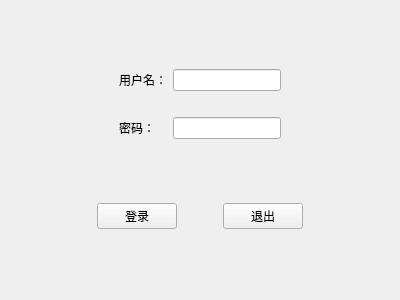
<?xml version="1.0" encoding="UTF-8"?>
<ui version="4.0">
 <class>MainWindow</class>
 <widget class="QMainWindow" name="MainWindow">
  <property name="geometry">
   <rect>
    <x>0</x>
    <y>0</y>
    <width>400</width>
    <height>300</height>
   </rect>
  </property>
  <property name="minimumSize">
   <size>
    <width>400</width>
    <height>300</height>
   </size>
  </property>
  <property name="maximumSize">
   <size>
    <width>400</width>
    <height>300</height>
   </size>
  </property>
  <property name="windowTitle">
   <string>登录</string>
  </property>
  <widget class="QWidget" name="centralWidget">
   <layout class="QVBoxLayout" name="verticalLayout">
    <item>
     <widget class="QWidget" name="widget" native="true">
      <property name="sizePolicy">
       <sizepolicy hsizetype="Preferred" vsizetype="Fixed">
        <horstretch>0</horstretch>
        <verstretch>0</verstretch>
       </sizepolicy>
      </property>
      <layout class="QGridLayout" name="gridLayout">
       <property name="leftMargin">
        <number>0</number>
       </property>
       <property name="topMargin">
        <number>0</number>
       </property>
       <property name="rightMargin">
        <number>0</number>
       </property>
       <property name="bottomMargin">
        <number>0</number>
       </property>
       <item row="0" column="0">
        <spacer name="horizontalSpacer_2">
         <property name="orientation">
          <enum>Qt::Horizontal</enum>
         </property>
         <property name="sizeHint" stdset="0">
          <size>
           <width>40</width>
           <height>20</height>
          </size>
         </property>
        </spacer>
       </item>
       <item row="0" column="3">
        <spacer name="horizontalSpacer">
         <property name="orientation">
          <enum>Qt::Horizontal</enum>
         </property>
         <property name="sizeHint" stdset="0">
          <size>
           <width>40</width>
           <height>20</height>
          </size>
         </property>
        </spacer>
       </item>
       <item row="0" column="1">
        <widget class="QLabel" name="label">
         <property name="text">
          <string>用户名：</string>
         </property>
        </widget>
       </item>
       <item row="0" column="2">
        <widget class="QLineEdit" name="lineEdit"/>
       </item>
       <item row="2" column="1">
        <widget class="QLabel" name="label_2">
         <property name="text">
          <string>密码：</string>
         </property>
        </widget>
       </item>
       <item row="2" column="2">
        <widget class="QLineEdit" name="lineEdit_2">
         <property name="echoMode">
          <enum>QLineEdit::Password</enum>
         </property>
        </widget>
       </item>
       <item row="1" column="2">
        <spacer name="verticalSpacer">
         <property name="orientation">
          <enum>Qt::Vertical</enum>
         </property>
         <property name="sizeType">
          <enum>QSizePolicy::Fixed</enum>
         </property>
         <property name="sizeHint" stdset="0">
          <size>
           <width>20</width>
           <height>20</height>
          </size>
         </property>
        </spacer>
       </item>
      </layout>
     </widget>
    </item>
    <item>
     <widget class="QWidget" name="widget_3" native="true">
      <property name="sizePolicy">
       <sizepolicy hsizetype="Preferred" vsizetype="Fixed">
        <horstretch>0</horstretch>
        <verstretch>0</verstretch>
       </sizepolicy>
      </property>
      <layout class="QHBoxLayout" name="horizontalLayout_3">
       <property name="leftMargin">
        <number>0</number>
       </property>
       <property name="topMargin">
        <number>0</number>
       </property>
       <property name="rightMargin">
        <number>0</number>
       </property>
       <property name="bottomMargin">
        <number>0</number>
       </property>
       <item>
        <spacer name="horizontalSpacer_5">
         <property name="orientation">
          <enum>Qt::Horizontal</enum>
         </property>
         <property name="sizeHint" stdset="0">
          <size>
           <width>40</width>
           <height>20</height>
          </size>
         </property>
        </spacer>
       </item>
       <item>
        <widget class="QPushButton" name="pushButton">
         <property name="text">
          <string>登录</string>
         </property>
        </widget>
       </item>
       <item>
        <spacer name="horizontalSpacer_7">
         <property name="orientation">
          <enum>Qt::Horizontal</enum>
         </property>
         <property name="sizeType">
          <enum>QSizePolicy::Fixed</enum>
         </property>
         <property name="sizeHint" stdset="0">
          <size>
           <width>40</width>
           <height>20</height>
          </size>
         </property>
        </spacer>
       </item>
       <item>
        <widget class="QPushButton" name="pushButton_2">
         <property name="text">
          <string>退出</string>
         </property>
        </widget>
       </item>
       <item>
        <spacer name="horizontalSpacer_6">
         <property name="orientation">
          <enum>Qt::Horizontal</enum>
         </property>
         <property name="sizeHint" stdset="0">
          <size>
           <width>40</width>
           <height>20</height>
          </size>
         </property>
        </spacer>
       </item>
      </layout>
     </widget>
    </item>
   </layout>
  </widget>
 </widget>
 <layoutdefault spacing="6" margin="11"/>
 <resources/>
 <connections/>
</ui>
